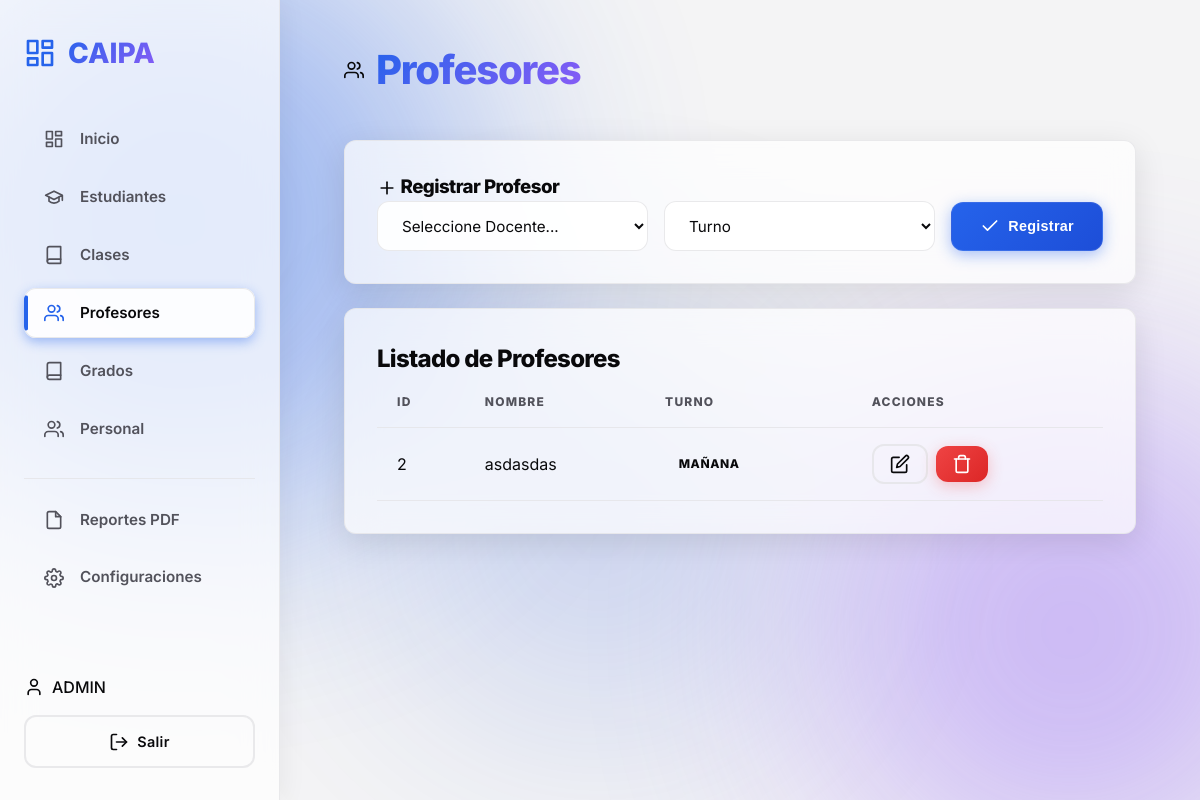
The app's page /index.php?action=profesores (signed in) with its own data.
### tables this page shows
CREATE TABLE IF NOT EXISTS `profesores` (
  `id_profesor` int NOT NULL AUTO_INCREMENT,
  `id_turno` int DEFAULT NULL,
  `id_personal` int NOT NULL,
  `created_at` timestamp NULL DEFAULT CURRENT_TIMESTAMP,
  PRIMARY KEY (`id_profesor`),
  KEY `id_turno` (`id_turno`),
  KEY `fk_prof_personal` (`id_personal`)
);

CREATE TABLE IF NOT EXISTS `personal` (
  `id_personal` int NOT NULL AUTO_INCREMENT,
  `nombres_apellidos` varchar(100) NOT NULL,
  `cedula` varchar(15) NOT NULL,
  `fecha_nacimiento` date NOT NULL,
  `lugar_nacimiento` varchar(100) NOT NULL,
  `direccion` text NOT NULL,
  `telefono_habitacion` varchar(20) DEFAULT NULL,
  `telefono_celular` varchar(20) NOT NULL,
  `telefono_familiar` varchar(20) DEFAULT NULL,
  `correo` varchar(100) NOT NULL,
  `id_sexo` int NOT NULL,
  `edad` int NOT NULL,
  `titulo_pregrado` varchar(100) DEFAULT NULL,
  `postgrado` varchar(100) DEFAULT NULL,
  `estudia_actualmente` tinyint(1) NOT NULL DEFAULT '0',
  `estudios_actuales` varchar(255) DEFAULT NULL,
  `tipo_personal` enum('Docente','Administrativo','Obrero') NOT NULL,
  `fecha_ingreso_mppe` date DEFAULT NULL,
  `codigo_rac` varchar(50) DEFAULT NULL,
  `cargo` varchar(100) DEFAULT NULL,
  `carga_horaria` int DEFAULT NULL,
  `codigo_dependencia` varchar(50) DEFAULT NULL,
  `id_dependencia` int NOT NULL,
  `institucion_pertenece` varchar(100) DEFAULT NULL,
  `tipo_cuenta_nomina` varchar(20) DEFAULT NULL,
  `numero_cuenta_nomina` varchar(30) DEFAULT NULL,
  `matricula_docente` varchar(50) DEFAULT NULL,
  `situacion_trabajador` varchar(50) DEFAULT NULL,
  `otros_datos` text,
  `created_at` timestamp NULL DEFAULT CURRENT_TIMESTAMP,
  PRIMARY KEY (`id_personal`),
  UNIQUE KEY `cedula` (`cedula`),
  KEY `id_sexo` (`id_sexo`),
  KEY `id_dependencia` (`id_dependencia`)
);

CREATE TABLE IF NOT EXISTS `turno` (
  `id_turno` int NOT NULL AUTO_INCREMENT,
  `descripcion_turno` varchar(10) NOT NULL,
  PRIMARY KEY (`id_turno`),
  UNIQUE KEY `descripcion_turno` (`descripcion_turno`)
);

### controllers/ProfesorController.php (called while the page is built, shortened)
<?php
require_once __DIR__ . '/../models/Profesor.php';
class ProfesorController {
    private $profesor;
    public function __construct() {
        $this->profesor = new Profesor();
    }
    public function index() {
        $es_administrador = (isset($_SESSION['role_id']) && $_SESSION['role_id'] == 1);
        $page = max(1, (int)($_GET['page'] ?? 1));
        $result = $this->profesor->getPaginated($page, 10);
        require_once __DIR__ . '/../views/profesores/index.php';
    }
}
?>

### models/Profesor.php (called while the page is built, shortened)
<?php
require_once __DIR__ . '/../config/Database.php';
class Profesor {
    private $conn;
    private $table = 'profesores';
    public function __construct() {
        $db = new Database();
        $this->conn = $db->getConnection();
    }
    public function getPaginated($page = 1, $perPage = 10) {
        try {
            $offset = ($page - 1) * $perPage;
            $countStmt = $this->conn->prepare("SELECT COUNT(*) AS total FROM {$this->table}");
            $countStmt->execute();
            $total = $countStmt->fetch(PDO::FETCH_ASSOC)['total'];
            $query = "SELECT p.id_profesor, per.nombres_apellidos as nombre_profesor, t.descripcion_turno, p.id_turno, p.id_personal
                      FROM {$this->table} p
                      INNER JOIN personal per ON p.id_personal = per.id_personal
                      LEFT JOIN turno t ON p.id_turno = t.id_turno
                      ORDER BY p.id_profesor DESC
                      LIMIT :limit OFFSET :offset";
            $stmt = $this->conn->prepare($query);
            $stmt->bindValue(':limit', $perPage, PDO::PARAM_INT);
            $stmt->bindValue(':offset', $offset, PDO::PARAM_INT);
            $stmt->execute();
            return [
                'data' => $stmt->fetchAll(PDO::FETCH_ASSOC),
                'total' => $total,
                'pages' => ceil($total / $perPage),
                'current' => $page
            ];
        } catch (PDOException $e) {
            error_log("Error en Profesor::getPaginated: " . $e->getMessage());
            return ['data' => [], 'total' => 0, 'pages' => 0, 'current' => 1];
        }
    }
}
?>

### config/Database.php (called while the page is built, shortened)
<?php
class Database {
    private $host = "localhost";
    private $db_name = "_cai_db";
    private $username = "root";
    private $password = "";
    public function getConnection() {
        $this->conn = null;
        try {
            $dsn = "mysql:host=" . $this->host . ";dbname=" . $this->db_name . ";charset=utf8mb4";
            $options = [
                PDO::ATTR_ERRMODE            => PDO::ERRMODE_EXCEPTION,
                PDO::ATTR_DEFAULT_FETCH_MODE => PDO::FETCH_ASSOC,
                PDO::ATTR_EMULATE_PREPARES   => false,
            ];
            $this->conn = new PDO($dsn, $this->username, $this->password, $options);
        } catch(PDOException $exception) {
            error_log("Connection error: " . $exception->getMessage());
            die("Error de conexión a la base de datos.");
        }
        return $this->conn;
    }
}
?>

### views/profesores/index.php (the view, shortened to what this page needs)
<div class="page-header">
    <h1><?= Icons::staff() ?> <span class="text-gradient">Profesores</span></h1>
</div>
<?php if ($es_administrador): ?>
<div class="panel" style="margin-bottom: 1.5rem;">
    <h3><?= Icons::plus() ?> Registrar Profesor</h3>
    <form method="POST" action="index.php?action=profesores_store" class="inline-form">
        <select name="id_personal" required>
            <option value="">Seleccione Docente...</option>
        </select>
        <select name="id_turno" required>
            <option value="">Turno</option>
        </select>
        <button type="submit" class="btn btn-primary"><?= Icons::check() ?> Registrar</button>
    </form>
</div>
<?php endif; ?>
<div class="panel">
    <h2>Listado de Profesores</h2>
    <?php if (!empty($result['data'])): ?>
    <div class="table-container">
        <table>
            <thead><tr><?php if ($es_administrador): ?><th>ID</th><?php endif; ?><th>Nombre</th><th>Turno</th><?php if ($es_administrador): ?><th>Acciones</th><?php endif; ?></tr></thead>
            <tbody>
                <?php foreach ($result['data'] as $f): ?>
                <tr>
                    <?php if ($es_administrador): ?><td><?= $f['id_profesor'] ?></td><?php endif; ?>
                    <td><?= htmlspecialchars($f['nombre_profesor']) ?></td>
                    <td><span class="badge"><?= htmlspecialchars($f['descripcion_turno'] ?? 'N/A') ?></span></td>
                    <?php if ($es_administrador): ?>
                    <td class="actions-cell">
                        <a href="index.php?action=profesores&editar_profesor=1&id_profesor=<?= $f['id_profesor'] ?>" class="btn btn-sm btn-outline"><?= Icons::edit() ?></a>
                        <a href="index.php?action=profesores&eliminar_profesor=1&id_profesor=<?= $f['id_profesor'] ?>" class="btn btn-sm btn-danger"><?= Icons::trash() ?></a>
                    </td>
                    <?php endif; ?>
                </tr>
                <?php endforeach; ?>
            </tbody>
        </table>
    </div>
    <?php else: ?>
    <p style="color: var(--text-muted); padding: 2rem; text-align: center;">No se encontraron profesores.</p>
    <?php endif; ?>
</div>
<?php $content = ob_get_clean(); require_once __DIR__ . '/../layouts/main.php'; ?>

### views/components/icons.php (shortened to what this page needs)
<?php
class Icons {
    public static function user() {
        return '<svg xmlns="http://www.w3.org/2000/svg" width="24" height="24" viewBox="0 0 24 24" fill="none" stroke="currentColor" stroke-width="2" stroke-linecap="round" stroke-linejoin="round" class="icon"><path d="M19 21v-2a4 4 0 0 0-4-4H9a4 4 0 0 0-4 4v2"></path><circle cx="12" cy="7" r="4"></circle></svg>';
    }
    public static function students() {
        return '<svg xmlns="http://www.w3.org/2000/svg" width="24" height="24" viewBox="0 0 24 24" fill="none" stroke="currentColor" stroke-width="2" stroke-linecap="round" stroke-linejoin="round" class="icon"><path d="M22 10v6M2 10l10-5 10 5-10 5z"></path><path d="M6 12v5c3 3 9 3 12 0v-5"></path></svg>';
    }
    public static function plus() {
        return '<svg xmlns="http://www.w3.org/2000/svg" width="24" height="24" viewBox="0 0 24 24" fill="none" stroke="currentColor" stroke-width="2" stroke-linecap="round" stroke-linejoin="round" class="icon"><line x1="12" y1="5" x2="12" y2="19"></line><line x1="5" y1="12" x2="19" y2="12"></line></svg>';
    }
    public static function check() {
        return '<svg xmlns="http://www.w3.org/2000/svg" width="24" height="24" viewBox="0 0 24 24" fill="none" stroke="currentColor" stroke-width="2" stroke-linecap="round" stroke-linejoin="round" class="icon"><polyline points="20 6 9 17 4 12"></polyline></svg>';
    }
}
?>

### assets/css/main.css (style rules this page uses)
:root, [data-theme="dark"] { --bg-dark: #09090b; --bg-panel: rgba(24, 24, 27, 0.65); --bg-input: rgba(39, 39, 42, 0.7); --border-color: rgba(63, 63, 70, 0.5); --primary: #0ea5e9; --primary-hover: #0284c7; --primary-glow: rgba(14, 165, 233, 0.5); --success: #10b981; --danger: #ef4444; --warning: #f59e0b; --text-main: #f4f4f5; --text-muted: #a1a1aa; --font-sans: 'Inter', sans-serif; --font-mono: 'JetBrains Mono', monospace; --radius: 12px; --transition: all 0.3s cubic-bezier(0.4, 0, 0.2, 1); --glass-blur: blur(16px); --auth-overlay: rgba(0, 0, 0, 0.6); }
[data-theme="light"] { --bg-dark: #f4f4f5; --bg-panel: rgba(255, 255, 255, 0.7); --bg-input: rgba(255, 255, 255, 0.9); --border-color: rgba(228, 228, 231, 0.8); --primary: #2563eb; --primary-hover: #1d4ed8; --primary-glow: rgba(37, 99, 235, 0.4); --text-main: #09090b; --text-muted: #52525b; --auth-overlay: rgba(255, 255, 255, 0.5); }
* { box-sizing: border-box; margin: 0; padding: 0; }
body { background-color: var(--bg-dark); color: var(--text-main); font-family: var(--font-sans); line-height: 1.5; -webkit-font-smoothing: antialiased; min-height: 100vh; display: flex; overflow-x: hidden; position: relative; }
h1, h2, h3, h4 { font-weight: 800; letter-spacing: -0.03em; }
.text-gradient { background: linear-gradient(135deg, var(--primary), #8b5cf6); -webkit-background-clip: text; -webkit-text-fill-color: transparent; display: inline-block; }
.icon { width: 1.25rem; height: 1.25rem; vertical-align: middle; }
.sidebar .logo .icon { width: 2rem; height: 2rem; color: var(--primary); }
.nav-link.active .icon { color: var(--primary); }
.page-header { display: flex; justify-content: space-between; align-items: center; margin-bottom: 2.5rem; flex-wrap: wrap; gap: 1rem; }
.page-header h1 { display: flex; align-items: center; gap: 0.75rem; font-size: 2.5rem; }
.panel { background-color: var(--bg-panel); backdrop-filter: var(--glass-blur); -webkit-backdrop-filter: var(--glass-blur); border: 1px solid var(--border-color); border-radius: var(--radius); padding: 2rem; box-shadow: 0 8px 32px rgba(0, 0, 0, 0.1); margin-bottom: 2rem; }
.inline-form { display: flex; gap: 1rem; align-items: center; flex-wrap: wrap; }
.inline-form select, .inline-form input { width: auto; flex: 1; min-width: 200px; }
input, select, textarea { width: 100%; padding: 0.85rem 1.25rem; background-color: var(--bg-input); border: 1px solid var(--border-color); border-radius: var(--radius); color: var(--text-main); font-family: var(--font-sans); transition: var(--transition); outline: none; font-size: 0.95rem; }
.btn { display: inline-flex; align-items: center; justify-content: center; gap: 0.5rem; padding: 0.85rem 1.75rem; font-weight: 600; letter-spacing: 0.02em; border-radius: var(--radius); border: none; cursor: pointer; transition: var(--transition); text-decoration: none; font-size: 0.9rem; color: var(--text-main); position: relative; overflow: hidden; }
.btn-primary { background: linear-gradient(135deg, var(--primary), var(--primary-hover)); color: #fff; box-shadow: 0 4px 15px var(--primary-glow); border: 1px solid rgba(255,255,255,0.1); }
.btn-outline { background-color: transparent; border: 2px solid var(--border-color); color: var(--text-main); }
.btn-danger { background: linear-gradient(135deg, var(--danger), #dc2626); color: #fff; box-shadow: 0 4px 15px rgba(239, 68, 68, 0.3); }
.btn-sm { padding: 0.5rem 1rem; font-size: 0.85rem; }
.table-container { width: 100%; overflow-x: auto; }
table { width: 100%; border-collapse: separate; border-spacing: 0; }
th, td { padding: 1rem 1.25rem; text-align: left; border-bottom: 1px solid var(--border-color); }
th { color: var(--text-muted); font-weight: 800; text-transform: uppercase; font-size: 0.75rem; letter-spacing: 0.1em; }
tr { transition: var(--transition); }
.actions-cell { display: flex; gap: 0.5rem; align-items: center; }
.badge { display: inline-flex; padding: 0.35rem 0.85rem; border-radius: 9999px; font-size: 0.75rem; font-weight: 800; letter-spacing: 0.05em; text-transform: uppercase; }

### records on screen
profesores: id_profesor "2", id_personal.nombres_apellidos "asdasdas", id_turno.descripcion_turno "MAÑANA"

### other values on screen
$_SESSION['username'] "ADMIN"
